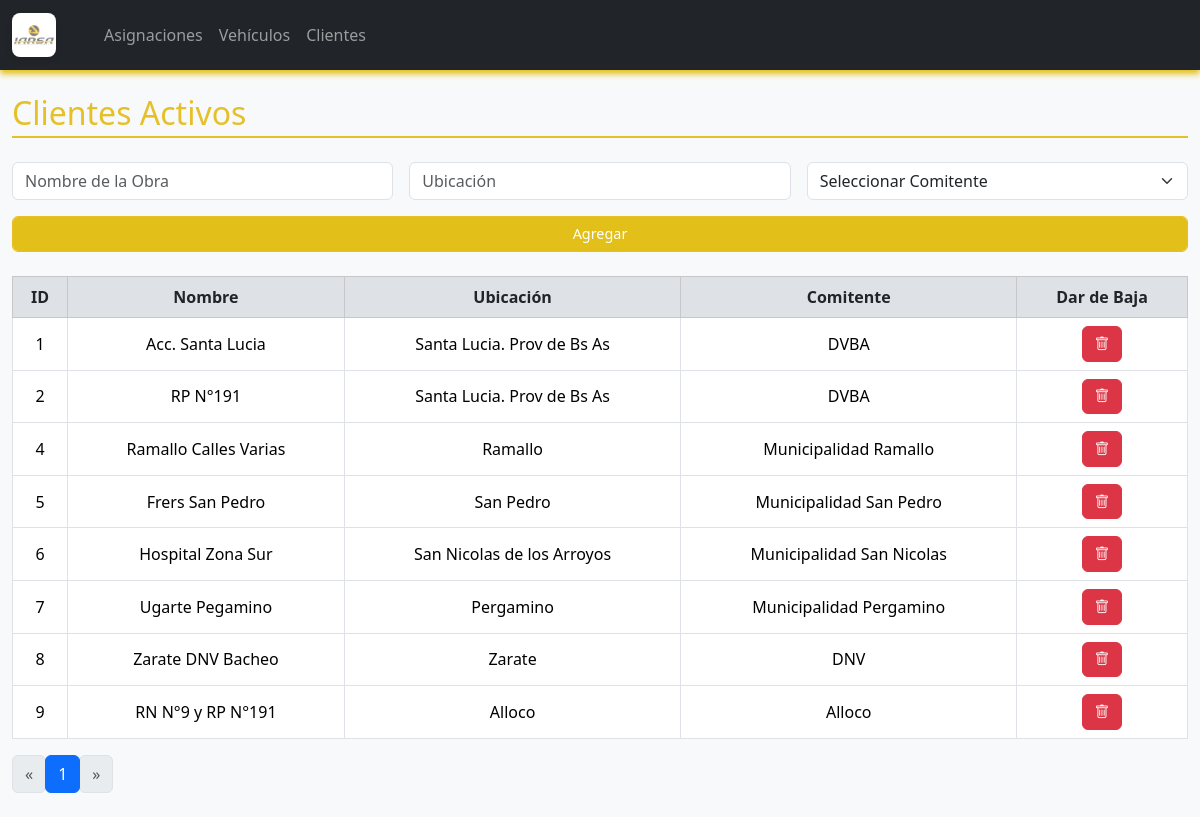
Before: /clientes?page=2 with the older database file.
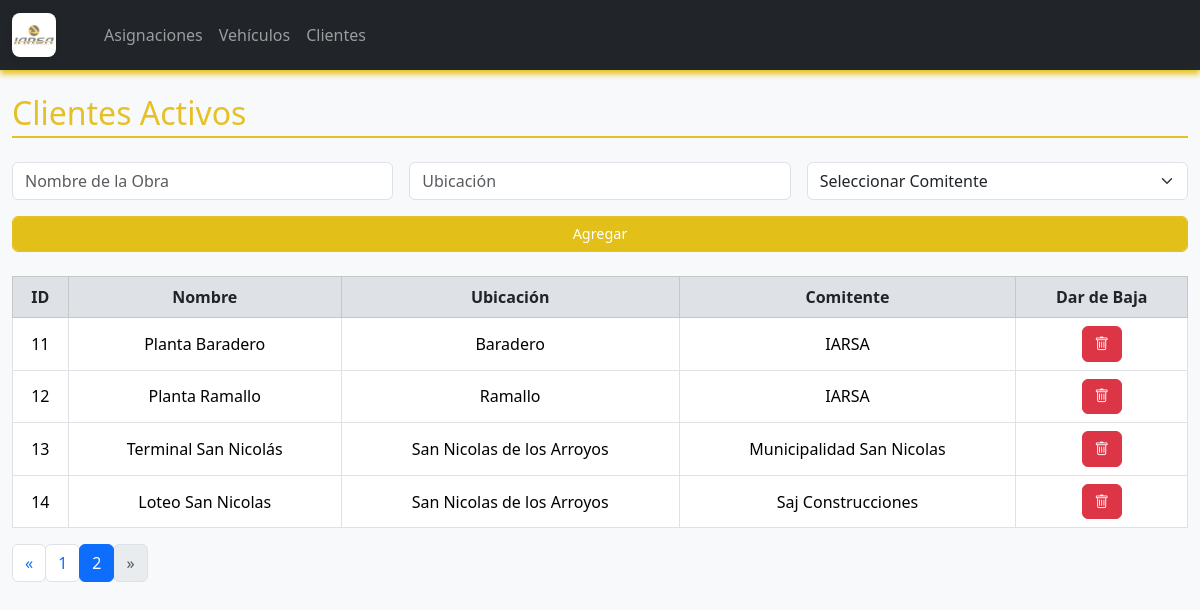
After: the same page with the newer database file.
### logistica/models.py (models this page shows, shortened)
class Cliente(db.Model):
    id = db.Column(db.Integer, primary_key=True)
    nombre = db.Column(db.String(100), nullable=False)
    ubicacion = db.Column(db.String(100), nullable=False)
    comitente = db.Column(db.String(100), nullable=False)
    estado = db.Column(db.String(10), nullable=False, default="Activo")

### logistica/routes.py (the view)
@main.route('/clientes')
def clientes():
    page = request.args.get('page', 1, type=int)
    query = Cliente.query.filter_by(estado="Activo").order_by(Cliente.id)
    clientes, total, total_pages, page = paginar_query(query, page)
    return render_template('clientes.html',
                           clientes=clientes,
                           page=page,
                           total_pages=total_pages)

### logistica/routes.py (called while the page is built)
def paginar_query(query, page, per_page=10):
    total = query.count()
    total_pages = max((total + per_page - 1) // per_page, 1)
    if page < 1:
        page = 1
    elif page > total_pages:
        page = total_pages
    items = query.offset((page - 1) * per_page).limit(per_page).all()
    return items, total, total_pages, page

### logistica/templates/clientes.html (shortened to what this page needs)
{% extends "index.html" %}
{% block content %}
<h2 class="mb-4 section-title">Clientes Activos</h2>
<form method="POST" action="{{ url_for('main.agregar_cliente') }}" class="row g-3 mb-4">
    <div class="col-md-4">
        <input type="text" name="nombre" class="form-control" placeholder="Nombre de la Obra" required>
    </div>
    <div class="col-md-4">
        <input type="text" name="ubicacion" class="form-control" placeholder="Ubicación" required>
    </div>
    <div class="col-md-4">
        <select name="comitente" class="form-select" required>
            <option value="">Seleccionar Comitente</option>
        </select>
    </div>
    <div class="col-md-12 d-flex align-items-end">
    <button type="submit" class="btn btn-primary form-control">Agregar</button>
    </div>
</form>
<table class="table table-bordered table-hover align-middle">
    <thead class="table-light">
        <tr>
            <th>ID</th>
            <th>Nombre</th>
            <th>Ubicación</th>
            <th>Comitente</th>
            <th>Dar de Baja</th>
        </tr>
    </thead>
    <tbody>
        {% for c in clientes %}
        <tr>
            <td>{{ c.id }}</td>
            <td>{{ c.nombre }}</td>
            <td>{{ c.ubicacion }}</td>
            <td>{{ c.comitente }}</td>
            <td>
                <a href="{{ url_for('main.baja_cliente', id=c.id) }}" class="btn btn-danger btn-sm">
                    <i class="bi bi-trash"></i>
                </a>
            </td>
        </tr>
        {% endfor %}
    </tbody>
</table>
<nav aria-label="Page navigation example">
  <ul class="pagination">
    <li class="page-item {% if page == 1 %}disabled{% endif %}">
      <a class="page-link" href="{{ url_for('main.clientes', page=page-1) }}" aria-label="Previous">
        <span aria-hidden="true">&laquo;</span>
      </a>
    </li>
    {% for p in range(1, total_pages + 1) %}
      <li class="page-item {% if p == page %}active{% endif %}">
        <a class="page-link" href="{{ url_for('main.clientes', page=p) }}">{{ p }}</a>
      </li>
    {% endfor %}
    <li class="page-item {% if page == total_pages %}disabled{% endif %}">
      <a class="page-link" href="{{ url_for('main.clientes', page=page+1) }}" aria-label="Next">
        <span aria-hidden="true">&raquo;</span>
      </a>
    </li>
  </ul>
</nav>
{% endblock %}

Changed rows visible on the page:
no longer on this page (row edited): Cliente: id "1", nombre "Acc. Santa Lucia", ubicacion "Santa Lucia. Prov de Bs As", comitente "DVBA"
no longer on this page (row unchanged): Cliente: id "2", nombre "RP N°191", ubicacion "Santa Lucia. Prov de Bs As", comitente "DVBA"
no longer on this page (row edited): Cliente: id "4", nombre "Ramallo Calles Varias", ubicacion "Ramallo", comitente "Municipalidad Ramallo"
no longer on this page (row edited): Cliente: id "5", nombre "Frers San Pedro", ubicacion "San Pedro", comitente "Municipalidad San Pedro"
no longer on this page (row edited): Cliente: id "6", nombre "Hospital Zona Sur", ubicacion "San Nicolas de los Arroyos", comitente "Municipalidad San Nicolas"
no longer on this page (row edited): Cliente: id "7", nombre "Ugarte Pegamino", ubicacion "Pergamino", comitente "Municipalidad Pergamino"
no longer on this page (row edited): Cliente: id "8", nombre "Zarate DNV Bacheo", ubicacion "Zarate", comitente "DNV"
no longer on this page (row edited): Cliente: id "9", nombre "RN N°9 y RP N°191", ubicacion "Alloco", comitente "Alloco"
added Cliente: id "11", nombre "Planta Baradero", ubicacion "Baradero", comitente "IARSA"
added Cliente: id "12", nombre "Planta Ramallo", ubicacion "Ramallo", comitente "IARSA"
added Cliente: id "13", nombre "Terminal San Nicolás", ubicacion "San Nicolas de los Arroyos", comitente "Municipalidad San Nicolas"
added Cliente: id "14", nombre "Loteo San Nicolas", ubicacion "San Nicolas de los Arroyos", comitente "Saj Construcciones"
Other visible differences:
new list line: "2"
